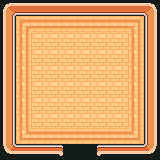

This is a level from a 2D game, rendered from its Tiled map with the project's own tilesets. A one-line summary and the complete map file follow:
An orthogonal 10x10 tile map with 16x16 px tiles, 1 tile layer (Calque de Tuiles 1), 2 tilesets and 11 objects (7x wall, world trigger, spawnpoint, npc, quest npc).

<map version="1.10" tiledversion="1.10.2" orientation="orthogonal" renderorder="right-down" width="10" height="10" tilewidth="16" tileheight="16" infinite="0" nextlayerid="3" nextobjectid="17">
 <tileset firstgid="1" name="TilesetInteriorFloor" tilewidth="16" tileheight="16" tilecount="374" columns="22">
  <image source="TilesetInteriorFloor.png" width="352" height="272" />
 </tileset>
 <tileset firstgid="375" name="TilesetWallSimple" tilewidth="16" tileheight="16" tilecount="110" columns="10">
  <image source="TilesetWallSimple.png" width="160" height="176" />
 </tileset>
 <layer id="1" name="Calque de Tuiles 1" width="10" height="10">
  <data encoding="csv">
380,383,383,383,383,383,383,383,383,384,
390,137,200,200,200,200,200,200,140,394,
390,158,156,156,156,156,156,156,158,394,
390,158,156,156,156,156,156,156,158,394,
390,158,156,156,156,156,156,156,158,394,
390,158,156,156,156,156,156,156,158,394,
390,158,156,156,156,156,156,156,158,394,
390,158,156,156,156,156,156,156,158,394,
390,203,200,200,200,200,200,200,206,394,
420,423,423,421,433,433,422,423,423,424
</data>
 </layer>
 <objectgroup id="2" name="Calque d'Objets 1">
  <object id="1" type="wall" x="0.5" y="1" width="15" height="159.5" />
  <object id="2" type="wall" x="1" y="144.5" width="57.5" height="6" />
  <object id="3" type="wall" x="99" y="146" width="61.5" height="14" />
  <object id="4" type="wall" x="144.5" y="0.5" width="18.5" height="159.5" />
  <object id="7" type="wall" x="1" y="1" width="162" height="13" />
  <object id="8" type="wall" x="56" y="147" width="8" height="14" />
  <object id="9" type="wall" x="96.5" y="147" width="6" height="13.5" />
  <object id="10" type="world trigger" x="66" y="148.5" width="29" height="9.5">
   <properties>
    <property name="spawn name" value="house front" />
    <property name="to" value="startLevel" />
   </properties>
  </object>
  <object id="14" type="spawnpoint" x="77.6667" y="95.6667">
   <properties>
    <property name="location" value="house" />
   </properties>
  </object>
  <object id="15" type="npc" x="45.3333" y="37">
   <properties>
    <property name="text" value="Hello Adventurer! Go on your journey. To finish the game you must get to the secret room and find the 404 sign" />
   </properties>
  </object>
  <object id="16" type="quest npc" x="111" y="37.6667" />
 </objectgroup>
</map>
